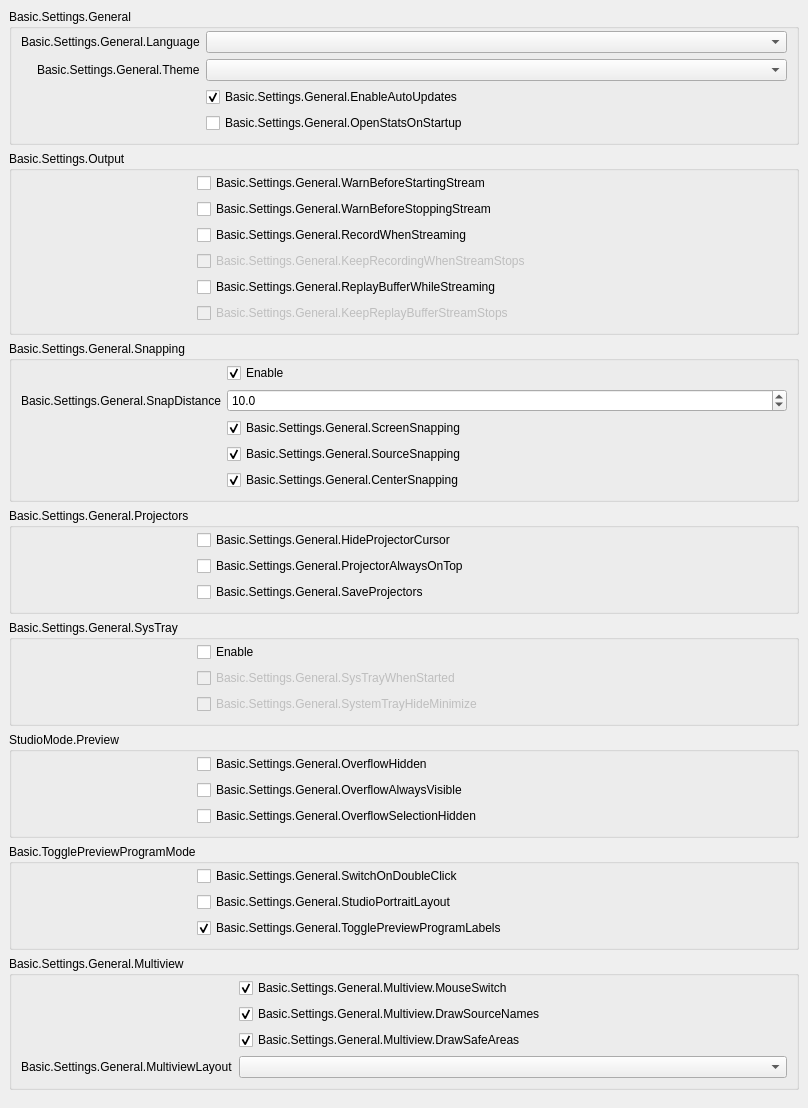
           <widget class="QWidget" name="scrollAreaWidgetContents_2">
            <property name="geometry">
             <rect>
              <x>0</x>
              <y>0</y>
              <width>808</width>
              <height>989</height>
             </rect>
            </property>
            <layout class="QVBoxLayout" name="verticalLayout_19">
             <property name="leftMargin">
              <number>0</number>
             </property>
             <property name="topMargin">
              <number>0</number>
             </property>
             <property name="rightMargin">
              <number>0</number>
             </property>
             <property name="bottomMargin">
              <number>9</number>
             </property>
             <item alignment="Qt::AlignTop">
              <widget class="QWidget" name="widget_2" native="true">
               <layout class="QVBoxLayout" name="verticalLayout_20">
                <item>
                 <widget class="QGroupBox" name="groupBox_15">
                  <property name="title">
                   <string>Basic.Settings.General</string>
                  </property>
                  <layout class="QFormLayout" name="formLayout_32">
                   <property name="fieldGrowthPolicy">
                    <enum>QFormLayout::AllNonFixedFieldsGrow</enum>
                   </property>
                   <property name="labelAlignment">
                    <set>Qt::AlignRight|Qt::AlignTrailing|Qt::AlignVCenter</set>
                   </property>
                   <property name="topMargin">
                    <number>2</number>
                   </property>
                   <item row="0" column="0">
                    <widget class="QLabel" name="label">
                     <property name="text">
                      <string>Basic.Settings.General.Language</string>
                     </property>
                     <property name="buddy">
                      <cstring>language</cstring>
                     </property>
                    </widget>
                   </item>
                   <item row="0" column="1">
                    <widget class="QComboBox" name="language"/>
                   </item>
                   <item row="1" column="0">
                    <widget class="QLabel" name="label_42">
                     <property name="text">
                      <string>Basic.Settings.General.Theme</string>
                     </property>
                     <property name="buddy">
                      <cstring>theme</cstring>
                     </property>
                    </widget>
                   </item>
                   <item row="1" column="1">
                    <widget class="QComboBox" name="theme"/>
                   </item>
                   <item row="2" column="0">
                    <spacer name="horizontalSpacer_3">
                     <property name="orientation">
                      <enum>Qt::Horizontal</enum>
                     </property>
                     <property name="sizeType">
                      <enum>QSizePolicy::Fixed</enum>
                     </property>
                     <property name="sizeHint" stdset="0">
                      <size>
                       <width>170</width>
                       <height>5</height>
                      </size>
                     </property>
                    </spacer>
                   </item>
                   <item row="2" column="1">
                    <widget class="QCheckBox" name="enableAutoUpdates">
                     <property name="text">
                      <string>Basic.Settings.General.EnableAutoUpdates</string>
                     </property>
                     <property name="checked">
                      <bool>true</bool>
                     </property>
                    </widget>
                   </item>
                   <item row="3" column="1">
                    <widget class="QCheckBox" name="openStatsOnStartup">
                     <property name="text">
                      <string>Basic.Settings.General.OpenStatsOnStartup</string>
                     </property>
                    </widget>
                   </item>
                  </layout>
                 </widget>
                </item>
                <item>
                 <widget class="QGroupBox" name="groupBox_16">
                  <property name="title">
                   <string>Basic.Settings.Output</string>
                  </property>
                  <layout class="QFormLayout" name="formLayout_2">
                   <property name="fieldGrowthPolicy">
                    <enum>QFormLayout::AllNonFixedFieldsGrow</enum>
                   </property>
                   <property name="topMargin">
                    <number>2</number>
                   </property>
                   <item row="0" column="0">
                    <spacer name="horizontalSpacer_5">
                     <property name="orientation">
                      <enum>Qt::Horizontal</enum>
                     </property>
                     <property name="sizeType">
                      <enum>QSizePolicy::Fixed</enum>
                     </property>
                     <property name="sizeHint" stdset="0">
                      <size>
                       <width>170</width>
                       <height>5</height>
                      </size>
                     </property>
                    </spacer>
                   </item>
                   <item row="0" column="1">
                    <widget class="QCheckBox" name="warnBeforeStreamStart">
                     <property name="text">
                      <string>Basic.Settings.General.WarnBeforeStartingStream</string>
                     </property>
                    </widget>
                   </item>
                   <item row="1" column="1">
                    <widget class="QCheckBox" name="warnBeforeStreamStop">
                     <property name="text">
                      <string>Basic.Settings.General.WarnBeforeStoppingStream</string>
                     </property>
                    </widget>
                   </item>
                   <item row="2" column="1">
                    <widget class="QCheckBox" name="recordWhenStreaming">
                     <property name="text">
                      <string>Basic.Settings.General.RecordWhenStreaming</string>
                     </property>
                    </widget>
                   </item>
                   <item row="3" column="1">
                    <widget class="QCheckBox" name="keepRecordStreamStops">
                     <property name="enabled">
                      <bool>false</bool>
                     </property>
                     <property name="text">
                      <string>Basic.Settings.General.KeepRecordingWhenStreamStops</string>
                     </property>
                    </widget>
                   </item>
                   <item row="4" column="1">
                    <widget class="QCheckBox" name="replayWhileStreaming">
                     <property name="text">
                      <string>Basic.Settings.General.ReplayBufferWhileStreaming</string>
                     </property>
                    </widget>
                   </item>
                   <item row="5" column="1">
                    <widget class="QCheckBox" name="keepReplayStreamStops">
                     <property name="enabled">
                      <bool>false</bool>
                     </property>
                     <property name="text">
                      <string>Basic.Settings.General.KeepReplayBufferStreamStops</string>
                     </property>
                    </widget>
                   </item>
                  </layout>
                 </widget>
                </item>
                <item>
                 <widget class="QGroupBox" name="groupBox_10">
                  <property name="enabled">
                   <bool>true</bool>
                  </property>
                  <property name="sizePolicy">
                   <sizepolicy hsizetype="Preferred" vsizetype="Maximum">
                    <horstretch>0</horstretch>
                    <verstretch>0</verstretch>
                   </sizepolicy>
                  </property>
                  <property name="title">
                   <string>Basic.Settings.General.Snapping</string>
                  </property>
                  <property name="flat">
                   <bool>false</bool>
                  </property>
                  <layout class="QFormLayout" name="formLayout_21">
                   <property name="fieldGrowthPolicy">
                    <enum>QFormLayout::AllNonFixedFieldsGrow</enum>
                   </property>
                   <property name="labelAlignment">
                    <set>Qt::AlignRight|Qt::AlignTrailing|Qt::AlignVCenter</set>
                   </property>
                   <property name="topMargin">
                    <number>2</number>
                   </property>
                   <item row="0" column="1">
                    <widget class="QCheckBox" name="snappingEnabled">
                     <property name="text">
                      <string>Enable</string>
                     </property>
                     <property name="checked">
                      <bool>true</bool>
                     </property>
                    </widget>
                   </item>
                   <item row="2" column="1">
                    <widget class="QCheckBox" name="screenSnapping">
                     <property name="text">
                      <string>Basic.Settings.General.ScreenSnapping</string>
                     </property>
                     <property name="checked">
                      <bool>true</bool>
                     </property>
                    </widget>
                   </item>
                   <item row="4" column="1">
                    <widget class="QCheckBox" name="centerSnapping">
                     <property name="text">
                      <string>Basic.Settings.General.CenterSnapping</string>
                     </property>
                     <property name="checked">
                      <bool>true</bool>
                     </property>
                    </widget>
                   </item>
                   <item row="3" column="1">
                    <widget class="QCheckBox" name="sourceSnapping">
                     <property name="text">
                      <string>Basic.Settings.General.SourceSnapping</string>
                     </property>
                     <property name="checked">
                      <bool>true</bool>
                     </property>
                    </widget>
                   </item>
                   <item row="1" column="1">
                    <widget class="QDoubleSpinBox" name="snapDistance">
                     <property name="decimals">
                      <number>1</number>
                     </property>
                     <property name="singleStep">
                      <double>0.500000000000000</double>
                     </property>
                     <property name="value">
                      <double>10.000000000000000</double>
                     </property>
                    </widget>
                   </item>
                   <item row="1" column="0">
                    <widget class="QLabel" name="label_9">
                     <property name="text">
                      <string>Basic.Settings.General.SnapDistance</string>
                     </property>
                     <property name="buddy">
                      <cstring>snapDistance</cstring>
                     </property>
                    </widget>
                   </item>
                   <item row="3" column="0">
                    <spacer name="horizontalSpacer_4">
                     <property name="orientation">
                      <enum>Qt::Horizontal</enum>
                     </property>
                     <property name="sizeType">
                      <enum>QSizePolicy::Fixed</enum>
                     </property>
                     <property name="sizeHint" stdset="0">
                      <size>
                       <width>170</width>
                       <height>5</height>
                      </size>
                     </property>
                    </spacer>
                   </item>
                  </layout>
                 </widget>
                </item>
                <item>
                 <widget class="QGroupBox" name="groupBox_14">
                  <property name="title">
                   <string>Basic.Settings.General.Projectors</string>
                  </property>
                  <layout class="QFormLayout" name="formLayout_28">
                   <property name="fieldGrowthPolicy">
                    <enum>QFormLayout::AllNonFixedFieldsGrow</enum>
                   </property>
                   <property name="topMargin">
                    <number>2</number>
                   </property>
                   <item row="0" column="1">
                    <widget class="QCheckBox" name="hideProjectorCursor">
                     <property name="text">
                      <string>Basic.Settings.General.HideProjectorCursor</string>
                     </property>
                    </widget>
                   </item>
                   <item row="1" column="1">
                    <widget class="QCheckBox" name="projectorAlwaysOnTop">
                     <property name="text">
                      <string>Basic.Settings.General.ProjectorAlwaysOnTop</string>
                     </property>
                    </widget>
                   </item>
                   <item row="2" column="1">
                    <widget class="QCheckBox" name="saveProjectors">
                     <property name="text">
                      <string>Basic.Settings.General.SaveProjectors</string>
                     </property>
                    </widget>
                   </item>
                   <item row="1" column="0">
                    <spacer name="horizontalSpacer">
                     <property name="orientation">
                      <enum>Qt::Horizontal</enum>
                     </property>
                     <property name="sizeType">
                      <enum>QSizePolicy::Fixed</enum>
                     </property>
                     <property name="sizeHint" stdset="0">
                      <size>
                       <width>170</width>
                       <height>5</height>
                      </size>
                     </property>
                    </spacer>
                   </item>
                  </layout>
                 </widget>
                </item>
                <item>
                 <widget class="QGroupBox" name="groupBox_13">
                  <property name="title">
                   <string>Basic.Settings.General.SysTray</string>
                  </property>
                  <layout class="QFormLayout" name="formLayout_29">
                   <property name="fieldGrowthPolicy">
                    <enum>QFormLayout::AllNonFixedFieldsGrow</enum>
                   </property>
                   <property name="topMargin">
                    <number>2</number>
                   </property>
                   <item row="0" column="1">
                    <widget class="QCheckBox" name="systemTrayEnabled">
                     <property name="text">
                      <string>Enable</string>
                     </property>
                    </widget>
                   </item>
                   <item row="1" column="1">
                    <widget class="QCheckBox" name="systemTrayWhenStarted">
                     <property name="enabled">
                      <bool>false</bool>
                     </property>
                     <property name="text">
                      <string>Basic.Settings.General.SysTrayWhenStarted</string>
                     </property>
                    </widget>
                   </item>
                   <item row="2" column="1">
                    <widget class="QCheckBox" name="systemTrayAlways">
                     <property name="enabled">
                      <bool>false</bool>
                     </property>
                     <property name="text">
                      <string>Basic.Settings.General.SystemTrayHideMinimize</string>
                     </property>
                    </widget>
                   </item>
                   <item row="1" column="0">
                    <spacer name="horizontalSpacer_2">
                     <property name="orientation">
                      <enum>Qt::Horizontal</enum>
                     </property>
                     <property name="sizeType">
                      <enum>QSizePolicy::Fixed</enum>
                     </property>
                     <property name="sizeHint" stdset="0">
                      <size>
                       <width>170</width>
                       <height>5</height>
                      </size>
                     </property>
                    </spacer>
                   </item>
                  </layout>
                 </widget>
                </item>
                <item>
                 <widget class="QGroupBox" name="groupBox_18">
                  <property name="title">
                   <string>StudioMode.Preview</string>
                  </property>
                  <layout class="QFormLayout" name="formLayout_35">
                   <property name="fieldGrowthPolicy">
                    <enum>QFormLayout::AllNonFixedFieldsGrow</enum>
                   </property>
                   <property name="labelAlignment">
                    <set>Qt::AlignRight|Qt::AlignTrailing|Qt::AlignVCenter</set>
                   </property>
                   <property name="topMargin">
                    <number>2</number>
                   </property>
                   <item row="1" column="1">
                    <widget class="QCheckBox" name="overflowAlwaysVisible">
                     <property name="text">
                      <string>Basic.Settings.General.OverflowAlwaysVisible</string>
                     </property>
                    </widget>
                   </item>
                   <item row="0" column="0">
                    <spacer name="horizontalSpacer_25">
                     <property name="orientation">
                      <enum>Qt::Horizontal</enum>
                     </property>
                     <property name="sizeHint" stdset="0">
                      <size>
                       <width>170</width>
                       <height>5</height>
                      </size>
                     </property>
                    </spacer>
                   </item>
                   <item row="2" column="1">
                    <widget class="QCheckBox" name="overflowSelectionHide">
                     <property name="text">
                      <string>Basic.Settings.General.OverflowSelectionHidden</string>
                     </property>
                    </widget>
                   </item>
                   <item row="0" column="1">
                    <widget class="QCheckBox" name="overflowHide">
                     <property name="text">
                      <string>Basic.Settings.General.OverflowHidden</string>
                     </property>
                    </widget>
                   </item>
                  </layout>
                 </widget>
                </item>
                <item>
                 <widget class="QGroupBox" name="groupBox_11">
                  <property name="title">
                   <string>Basic.TogglePreviewProgramMode</string>
                  </property>
                  <layout class="QFormLayout" name="formLayout_31">
                   <property name="fieldGrowthPolicy">
                    <enum>QFormLayout::AllNonFixedFieldsGrow</enum>
                   </property>
                   <property name="labelAlignment">
                    <set>Qt::AlignRight|Qt::AlignTrailing|Qt::AlignVCenter</set>
                   </property>
                   <property name="topMargin">
                    <number>2</number>
                   </property>
                   <item row="0" column="1">
                    <widget class="QCheckBox" name="doubleClickSwitch">
                     <property name="text">
                      <string>Basic.Settings.General.SwitchOnDoubleClick</string>
                     </property>
                    </widget>
                   </item>
                   <item row="0" column="0">
                    <spacer name="horizontalSpacer_6">
                     <property name="orientation">
                      <enum>Qt::Horizontal</enum>
                     </property>
                     <property name="sizeHint" stdset="0">
                      <size>
                       <width>170</width>
                       <height>5</height>
                      </size>
                     </property>
                    </spacer>
                   </item>
                   <item row="1" column="1">
                    <widget class="QCheckBox" name="studioPortraitLayout">
                     <property name="text">
                      <string>Basic.Settings.General.StudioPortraitLayout</string>
                     </property>
                    </widget>
                   </item>
                   <item row="2" column="1">
                    <widget class="QCheckBox" name="prevProgLabelToggle">
                     <property name="text">
                      <string>Basic.Settings.General.TogglePreviewProgramLabels</string>
                     </property>
                     <property name="checked">
                      <bool>true</bool>
                     </property>
                    </widget>
                   </item>
                  </layout>
                 </widget>
                </item>
                <item>
                 <widget class="QGroupBox" name="groupBoxMultiview">
                  <property name="title">
                   <string>Basic.Settings.General.Multiview</string>
                  </property>
                  <layout class="QFormLayout" name="formLayoutMultiview">
                   <property name="fieldGrowthPolicy">
                    <enum>QFormLayout::AllNonFixedFieldsGrow</enum>
                   </property>
                   <property name="labelAlignment">
                    <set>Qt::AlignRight|Qt::AlignTrailing|Qt::AlignVCenter</set>
                   </property>
                   <property name="topMargin">
                    <number>2</number>
                   </property>
                   <item row="0" column="0">
                    <spacer name="horizontalSpacerMultiview">
                     <property name="orientation">
                      <enum>Qt::Horizontal</enum>
                     </property>
                     <property name="sizeType">
                      <enum>QSizePolicy::Fixed</enum>
                     </property>
                     <property name="sizeHint" stdset="0">
                      <size>
                       <width>170</width>
                       <height>5</height>
                      </size>
                     </property>
                    </spacer>
                   </item>
                   <item row="0" column="1">
                    <widget class="QCheckBox" name="multiviewMouseSwitch">
                     <property name="text">
                      <string>Basic.Settings.General.Multiview.MouseSwitch</string>
                     </property>
                     <property name="checked">
                      <bool>true</bool>
                     </property>
                    </widget>
                   </item>
                   <item row="1" column="1">
                    <widget class="QCheckBox" name="multiviewDrawNames">
                     <property name="text">
                      <string>Basic.Settings.General.Multiview.DrawSourceNames</string>
                     </property>
                     <property name="checked">
                      <bool>true</bool>
                     </property>
                    </widget>
                   </item>
                   <item row="2" column="1">
                    <widget class="QCheckBox" name="multiviewDrawAreas">
                     <property name="text">
                      <string>Basic.Settings.General.Multiview.DrawSafeAreas</string>
                     </property>
                     <property name="checked">
                      <bool>true</bool>
                     </property>
                    </widget>
                   </item>
                   <item row="3" column="1">
                    <widget class="QComboBox" name="multiviewLayout"/>
                   </item>
                   <item row="3" column="0">
                    <widget class="QLabel" name="label_64">
                     <property name="text">
                      <string>Basic.Settings.General.MultiviewLayout</string>
                     </property>
                     <property name="buddy">
                      <cstring>multiviewLayout</cstring>
                     </property>
                    </widget>
                   </item>
                  </layout>
                 </widget>
                </item>
               </layout>
              </widget>
             </item>
            </layout>
           </widget>
